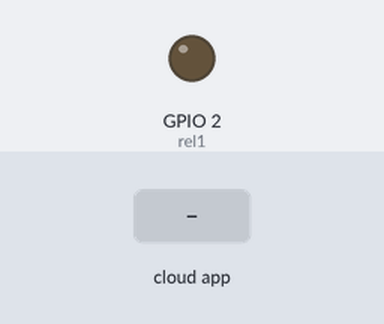
Simulated run of this sketch. Board: ESP8266 (NodeMCU). Parts: output pins drawn as LEDs (lit = HIGH). The inputs (shaded band) are chosen by the test bench. WiFi joins after 1.5 s; servers stay silent unless stated; no MQTT or app messages arrive unless stated; what the sketch prints to the serial monitor is not drawn.

Above: at 2.7 s.
2.8 s: the phone or cloud app sets high to 0
At 3.7 s:
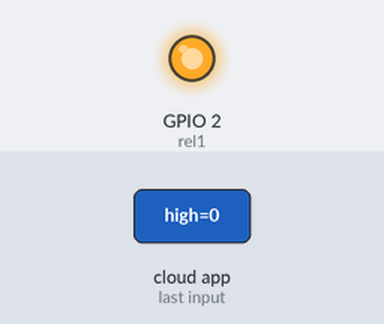
4.3 s: the phone or cloud app sets low to 0
At 4.6 s:
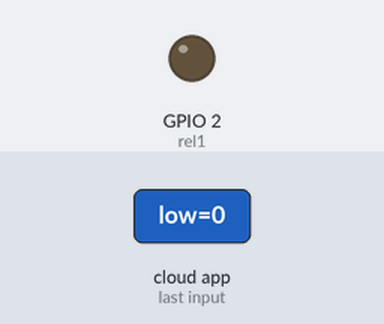
5.8 s: the phone or cloud app sets high to 1
At 6.3 s:
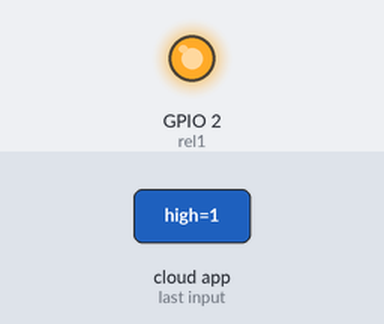
Timing chart, 0 to 8.8 s (numbered marks = the images above; inputs shaded):
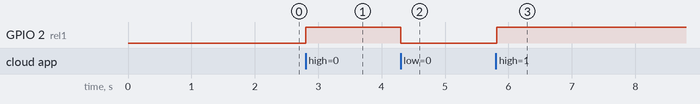

The sketch:

adafruit_mqtt_relay_esp8266.ino.ino
```cpp
#include <ESP8266WiFi.h>
#include "Adafruit_MQTT.h"
#include "Adafruit_MQTT_Client.h"

#define rel1 2

#define WLAN_SSID       "kcs"
#define WLAN_PASS       "987654321"

#define AIO_SERVER      "io.adafruit.com"
#define AIO_SERVERPORT  1883                   // use 8883 for SSL
#define AIO_USERNAME    "kcsekhar"
#define AIO_KEY         "0fb06b8495c84600bafb2e213f3715b2"

WiFiClient client;
Adafruit_MQTT_Client mqtt(&client, AIO_SERVER, AIO_SERVERPORT, AIO_USERNAME, AIO_KEY);
Adafruit_MQTT_Subscribe high = Adafruit_MQTT_Subscribe(&mqtt, AIO_USERNAME "/feeds/high");
Adafruit_MQTT_Subscribe low = Adafruit_MQTT_Subscribe(&mqtt, AIO_USERNAME "/feeds/low");
void MQTT_connect();

void setup() {
  Serial.begin(115200);
  pinMode(rel1, OUTPUT);
  //digitalWrite(rel1,HIGH);
  Serial.println();
  Serial.print("Connecting to ");
  Serial.println(WLAN_SSID);

  WiFi.begin(WLAN_SSID, WLAN_PASS);
  while (WiFi.status() != WL_CONNECTED) {
    delay(500);
    Serial.print(".");
  }
  Serial.println();
  Serial.println("WiFi connected");
  Serial.println("IP address: ");
  Serial.println(WiFi.localIP());

  // Setup MQTT subscription for onoff feed.
  mqtt.subscribe(&high);
  mqtt.subscribe(&low);
}

uint32_t x=0;

void loop() {
  MQTT_connect();
  Adafruit_MQTT_Subscribe *subscription;
  while ((subscription = mqtt.readSubscription(5000))) {
         // to test the tx line data
    if (subscription == &high){
      digitalWrite(rel1,HIGH);
    }
    if (subscription == &low){
      digitalWrite(rel1,LOW);
    }
  }
  if(! mqtt.ping()) {
    mqtt.disconnect();
  }
}

// Function to connect and reconnect as necessary to the MQTT server.
// Should be called in the loop function and it will take care if connecting.
void MQTT_connect() {
  int8_t ret;
  // Stop if already connected.
  if (mqtt.connected()) {
    return;
  }
 // Serial.print("Connecting to MQTT... ");
  uint8_t retries = 3;
  while ((ret = mqtt.connect()) != 0) { // connect will return 0 for connected
      // Serial.println(mqtt.connectErrorString(ret));
      // Serial.println("Retrying MQTT connection in 5 seconds...");
       mqtt.disconnect();
       delay(5000);  // wait 5 seconds
       retries--;
       if (retries == 0) {
         // basically die and wait for WDT to reset me
         while (1);
       }
  }
 // Serial.println("MQTT Connected!");
}
```

Measured:
- after the input at 2.8 s, GPIO 2 (rel1): LOW → HIGH at once
- after the input at 4.3 s, GPIO 2 (rel1): HIGH → LOW at once
- after the input at 5.8 s, GPIO 2 (rel1): LOW → HIGH at once
